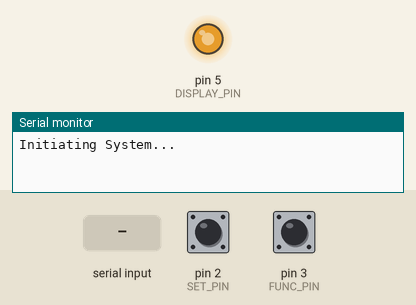
Simulated run of this sketch. Board: Arduino Uno, built with avr-gcc and run on an emulated ATmega328P. Parts: output pins drawn as LEDs (lit = HIGH), the last lines printed to the serial monitor. The inputs (shaded band) are chosen by the test bench; at power-on: pin 2 (SET_PIN) HIGH, pin 3 (FUNC_PIN) HIGH.

Above: at 0.4 s.
At 2.2 s:
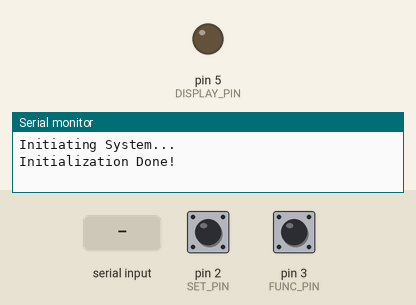
2.3 s: pin 2 (SET_PIN) pulled LOW for 0.15 s
3.9 s: pin 3 (FUNC_PIN) pulled LOW for 0.15 s
5.5 s: "G90\n" received over Serial
Timing chart, 0 to 8.5 s (numbered marks = the images above; inputs shaded):
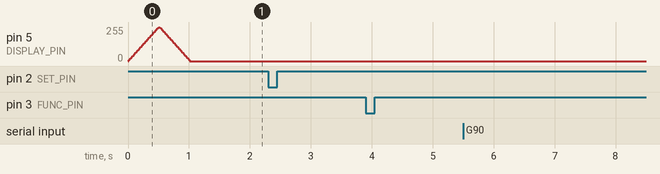

The sketch:

VoltMeter.ino
```cpp
#define DISPLAY_PIN 5
#define SET_PIN 2
#define FUNC_PIN 3
#define MODE_NUM 3//模式的数量

int data_select = 0;
int indata = 0;
int operating_mode = 1;
float temperature = 0;//模式1——显示室内温度
int cpu_usage = 0;//模式2——显示cpu使用率
int memory_usage = 0;//模式3——显示内存使用率
_Bool change_mode = false;//记录是否需要改变模式
_Bool change_setting = false;//记录是否需要改变设置
_Bool debounce = false;

void setup() {
  Serial.begin(115200);
  Serial.println("Initiating System...");

  pinMode(DISPLAY_PIN,OUTPUT);
  pinMode(SET_PIN,INPUT_PULLUP);
  pinMode(FUNC_PIN,INPUT_PULLUP);

  attachInterrupt( digitalPinToInterrupt(SET_PIN), onSetPushed, FALLING);
  attachInterrupt( digitalPinToInterrupt(FUNC_PIN), onFuncPushed, FALLING);

  //电压表初始化
  float i;
  for(i=0;i<5;i=i+0.1){
    displayVoltage(i);
    delay(10);
  }
  for(i=5;i>0;i=i-0.1){
    displayVoltage(i);
    delay(10);
  }
  Serial.println("Initialization Done!");
}

//主循环
void loop() {
  readData();//读取电脑发送的数据
  changeDisplay();
  if(change_mode == true)changeMode();//改变模式
  if(change_setting == true)changeSetting();//改变设置
}

//处理SET按键被按下的事件
void onSetPushed()
{
  change_setting = true;
}

//处理FUNC按键被按下的事件
void onFuncPushed()
{
  change_mode = true;
}

//将数据输出
void displayVoltage(float volt){
  analogWrite(DISPLAY_PIN,int(volt/5.0*255));
}

//读取串口的信息
void readData(){
  if(!Serial.available())return;
  if(Serial.read() == 'G'){
    Serial.println("Massage received!");
    data_select = Serial.parseInt();
    indata = Serial.parseInt();
    switch(data_select){
      case 1:{
        temperature = indata;
        break;
      }
      case 2:{
        cpu_usage= indata;
        break;
      }
      case 3:{
        memory_usage= indata;
        break;
      }
      default:{
        break;
      }
    }
    Serial.print("data_select:");
    Serial.println(data_select);
    Serial.print("indata:");
    Serial.println(indata);
  }
}

//模式切换
void changeMode(){
  if(debounce == true)return;
  debounce = true;
  Serial.print("Mode changed to ");
  if(operating_mode < MODE_NUM){
    operating_mode++;
  }
  else
  {
    operating_mode = 1;
  }
  Serial.println(operating_mode);
  delay(200);
  change_mode = false;
  debounce = false;
}

//改变设置
void changeSetting(){
  if(debounce == true)return;
  debounce = true;
  //未定内容
  Serial.println("Setting changed");
  delay(200);
  change_setting = false;
  debounce = false;
}


//改变显示内容
void changeDisplay(){
  switch(operating_mode){
    case 1:{
      displayVoltage(temperature/100.0*5);
      break;
    }
    case 2:{
      displayVoltage(cpu_usage/100.0*5);
      break;
    }
    case 3:{
      displayVoltage(memory_usage/100.0*5);
      break;
    }
    default:{
      break;
    }
  }
}
```
